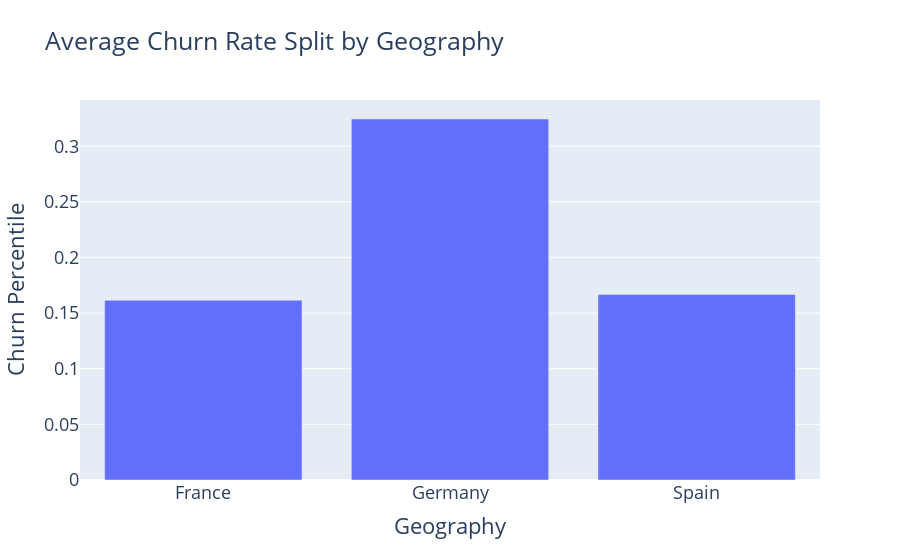

Source (notebook cell):
### Markdown cell above
You are tasked with doing some exploratory data analysis, which is the first step in building a model to predict churn. Churn is defined as a customer ceasing to use a service. Since the process of exploring data is usually very long, we will look at a subset of the total plots you would need to complete this.

1. First you should look at the differences in churn rates, split by the different categorical variables. Produce the appropriate visualisation to compare the **average churn rate**, split by:

### Code cell
# i. Geography
df_g=df.groupby("Geography").Exited.mean().reset_index()
fig11=pe.bar(df_g ,x='Geography', y='Exited', title= "Average Churn Rate Split by Geography")
fig11.update_layout( font_size=18)
fig11.update_yaxes(title_text="Churn Percentile")

### Figure 1 — Plotly figure (JSON) as saved in the notebook; plotly's stock layout.template omitted (floating-point values rounded to 4 significant figures)
{"data": [{"alignmentgroup": "True", "hovertemplate": "Geography=%{x}<br>Exited=%{y}<extra></extra>", "legendgroup": "", "marker": {"color": "#636efa", "pattern": {"shape": ""}}, "name": "", "offsetgroup": "", "orientation": "v", "showlegend": false, "textposition": "auto", "type": "bar", "x": ["France", "Germany", "Spain"], "xaxis": "x", "y": [0.1615, 0.3244, 0.1667], "yaxis": "y"}], "layout": {"barmode": "relative", "font": {"size": 18}, "legend": {"tracegroupgap": 0}, "title": {"text": "Average Churn Rate Split by Geography"}, "xaxis": {"anchor": "y", "domain": [0, 1], "title": {"text": "Geography"}}, "yaxis": {"anchor": "x", "domain": [0, 1], "title": {"text": "Churn Percentile"}}}}
